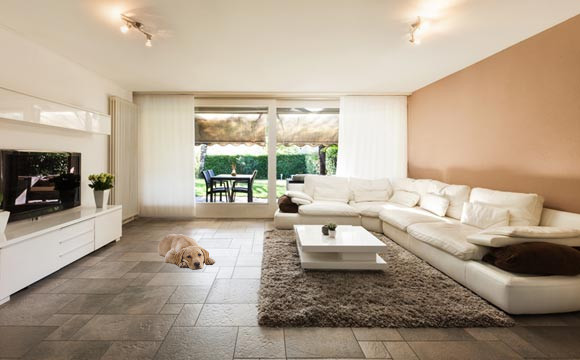
#> input picture entrega05/dog1.jpg, 580 x 360 px
$ python entrega05.py
#> lines starting #> are read from the running program, lines starting #| are printed output that depends on the picture
#> the answer given: 1
import os, numpy, PIL
from PIL import Image

def ex1():
    # Access all png and jpg images
    allfiles = os.listdir(os.getcwd())
    imlist = [filename for filename in allfiles if filename[-4:] in ['.JPG', '.jpg', '.png', '.PNG'] ]

    # Choose to use first image
    image = imlist[0]

    # Assuming all images are the same size, get dimensions of first image
    c, r = Image.open(image).size
#> c = 580; r = 360

    # Create a numpy array of floats to store the average (assume RGB images)
    arr = numpy.zeros((r,c,3),numpy.float)

    o = int(input('1. Mirror x-axis\n2. Mirror y-axis\n3. Mirror both axis\nOption:'))
#> the answer given: 1

    imarr = numpy.array(Image.open(image),dtype=numpy.float)
    for i in range(r):
        for j in range(c):
            new_x = i
            new_y = j
            if o == 1:
                new_x = r-i-1
                new_y = j
            elif o == 2:
                new_x = i
                new_y = c-j-1
            elif o == 3:
                new_x = r-i-1
                new_y = c-j-1
            for k in range(3):
                arr[new_x][new_y][k] = imarr[i][j][k]
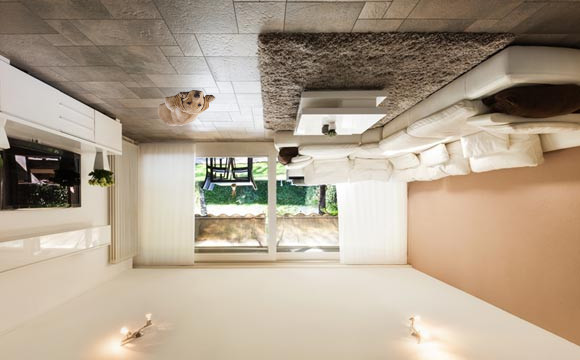
#> arr: shape (360, 580, 3) float64; mean R, G, B 175.7, 160.6, 141.8

    # Round values in array and cast as 8-bit integer
    arr=numpy.array(numpy.round(arr),dtype=numpy.uint8)

    # Generate, save and preview final image
    out=Image.fromarray(arr,mode='RGB')
    out.save('exercise1.png')
    out.show()

def ex2():

    scale = int(input('Scale increasement value:'))

    # Access all png and jpg images
    allfiles = os.listdir(os.getcwd())
    imlist = [filename for filename in allfiles if filename[-4:] in ['.JPG', '.jpg', '.png', '.PNG'] ]

    # Choose to use first image
    image = imlist[0]

    # Assuming all images are the same size, get dimensions of first image
    c, r = Image.open(image).size

    # Create a numpy array of floats to store the average (assume RGB images)
    arr = numpy.zeros((r*scale,c*scale,3),numpy.float)

    imarr = numpy.array(Image.open(image),dtype=numpy.float)
    o = input('Use replication (takes a little more time)? y/n:')
    for i in range(r):
        for j in range(c):
            new_x = i*scale
            new_y = j*scale
            for k in range(3):
                if o == 'n':
                    arr[new_x][new_y][k] = imarr[i][j][k]
                elif o == 'y':
                    for s in range(scale):
                        for t in range(scale):
                            arr[new_x+s][new_y+t][k] = imarr[i][j][k]
                else:
                    print('Invalid response.')

    # Round values in array and cast as 8-bit integer
    arr=numpy.array(numpy.round(arr),dtype=numpy.uint8)

    # Generate, save and preview final image
    out=Image.fromarray(arr,mode='RGB')
    out.save('exercise2.png')
    out.show()

if __name__ == '__main__':
    print('The program will choose one of the images from this file folder')

    o = int(input('1- Mirror image\n2- Increase image scale\nOption: '))
    if o == 1:
        ex1()
    elif o == 2:
        ex2()
